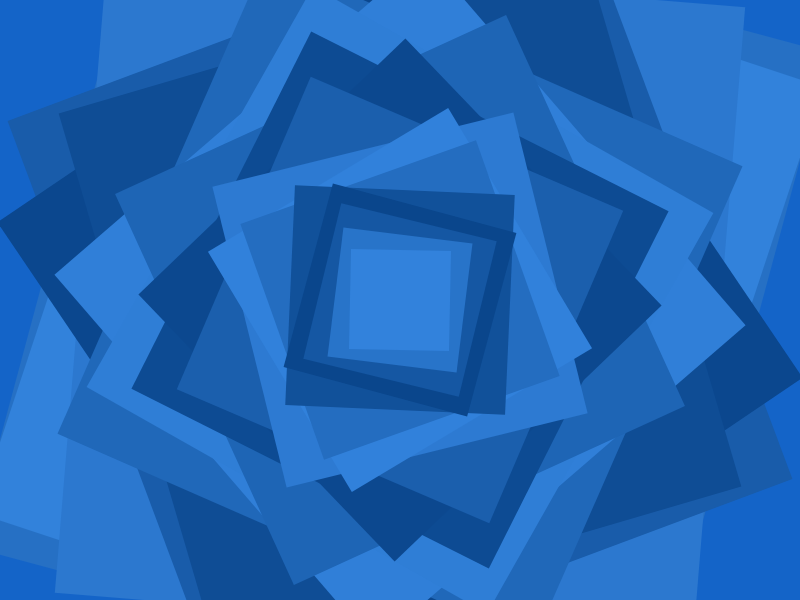
Frame 1 (no input)
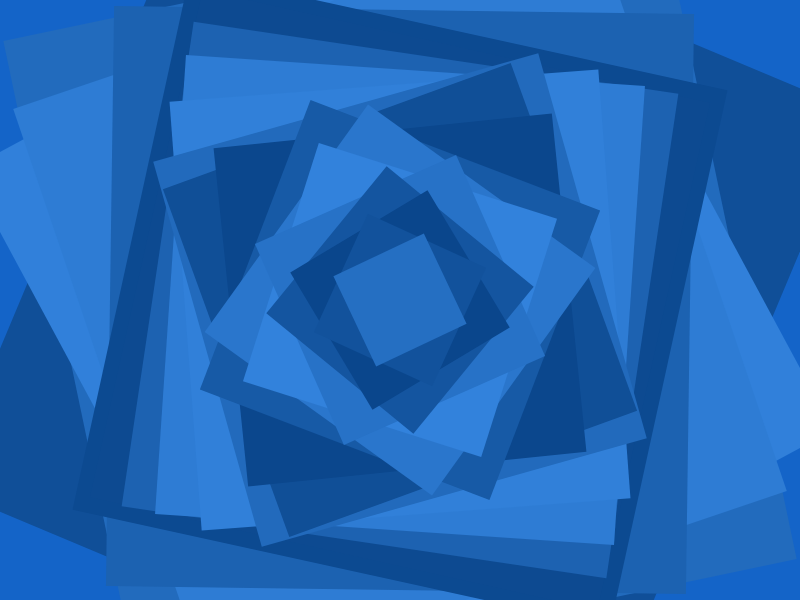
Frame 60 (no input)
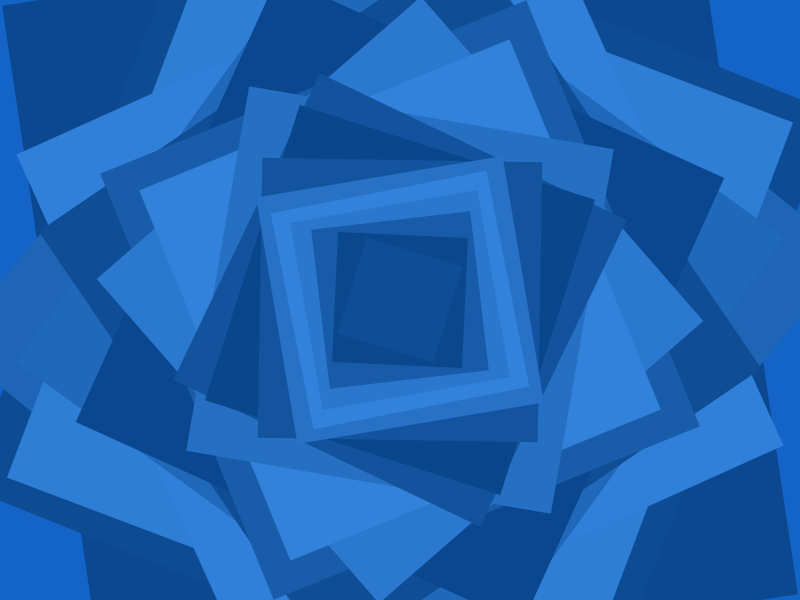
Frame 120 (the mouse pressed at the canvas centre since frame 60)

The p5.js sketch that drew these frames (run headless with seeded random() and noise() and a simulated clock; from frame 60 on, the mouse is pressed at the canvas centre):

// p5.js sketch
// ── sketch.js
let rot = 0;


function setup() {
    createCanvas(800, 600);
    // colorMode(HSB);
    noStroke();
}

function draw() {
    background(20,100,200);
    // rectMode(CENTER);

   for (let i = 20; i >= 0; i--) {
        push();
       
            // fill(360*(x*y)/70,100,100);
            translate(width / 2, height / 2);
           rotate(sin(frameCount * 0.01 + i) * 2);
            fill(30 + cos(frameCount * 0.02 + i) * 20,
    100 + cos(frameCount * 0.02 + i) * 30,
    180 + cos(frameCount * 0.02 + i) * 40);
             rectMode(CENTER);
            rect(0, 0, 100 + i * 30, 100 + i * 30);
            scale()

            

            // translate(x*75+25, y*75+25);
            // scale(frameCount % 100/50);
            // rotate(rot);
  
            pop();
            rot+=0.0001;

    }
// rot=0.0;
}
